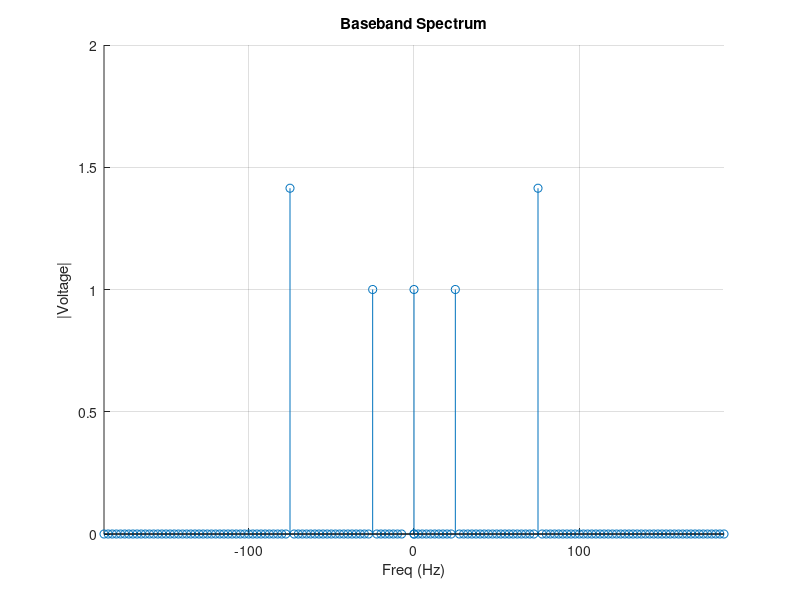
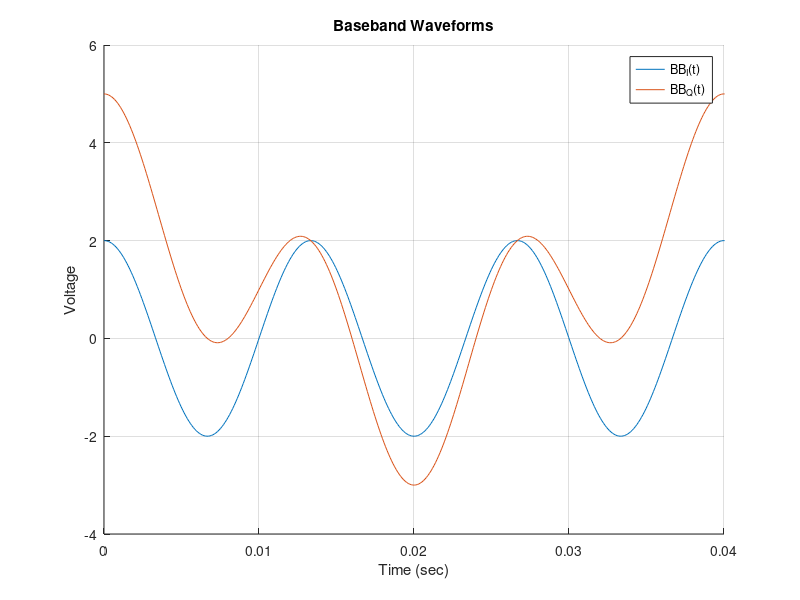
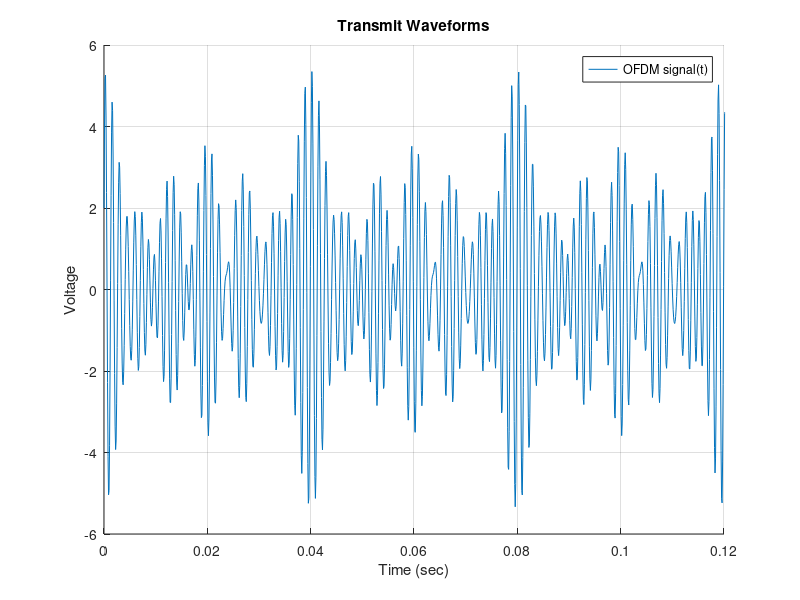
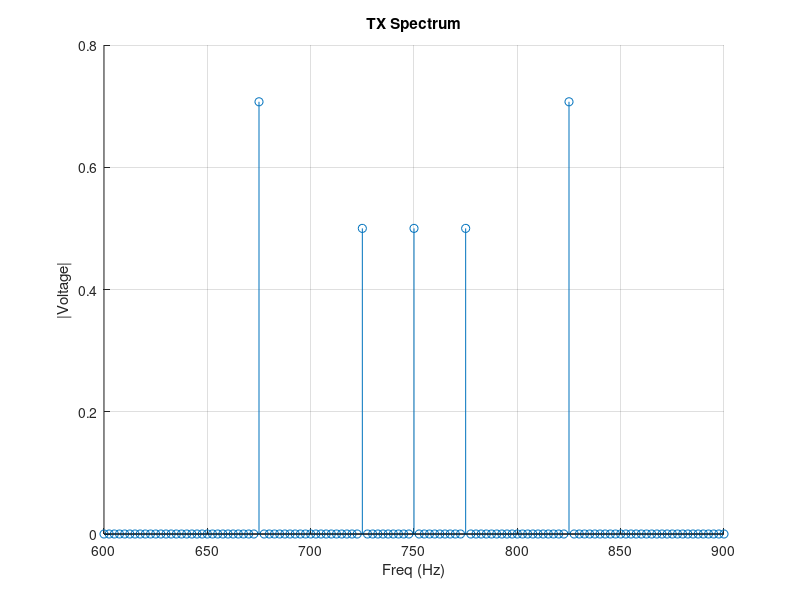

Source code (MATLAB) for these figures, in order:
% MatLab script to simulate AM with single frequency modulation 
mm=12;
N=2^mm;          % number of points in FFT/IFFT calculations
df = 2.5;        % frequency spacing of samples for FFT/IFFT
dt=1.0/(df*N);   % time spacing of samples for FFT/IFFT
fprintf('m=%d, N=%d, dt=%12g, df=%12g\n',mm,N,dt,df)
time=zeros(1,N,'double');   % array to hold time samples
freq=zeros(1,N,'double');   % array to hold frequency samples
for i = 1:N
    time(i)=dt*(i-1);   % populate the time samples at spacing dt
end;
for i =1:floor(N/2)
    freq(i)=df*(i-1);   % populate bottom half of freq samples at spacing df
end;
for i =2:floor(N/2)
    ii=N-i;
    freq(ii)=-df*(i+1); % populate top half of freq samples at spacing df
end;
no=2    %array index offset for negative frequency portion
TXsignal_time=complex(zeros(1,N,'double'));
BBsignal_spectrum=complex(zeros(1,N,'double'));
BBsignal_time=complex(zeros(1,N,'double'));
ICarrier_time=zeros(1,N,'double');
QCarrier_time=zeros(1,N,'double');
Carrier_omega=2.0*pi*300*df;
Ec=1.0;
for i = 1:N
    ICarrier_time(i)=Ec*cos(Carrier_omega*time(i));   % populate the time samples at spacing dt
    QCarrier_time(i)=Ec*sin(Carrier_omega*time(i));   % populate the time samples at spacing dt
end;

BBsignal_spectrum(1)=complex(0.0,1.0);
BBsignal_spectrum(11)=complex(0.0,1.0);
BBsignal_spectrum(21)=complex(0.0,0.0);
BBsignal_spectrum(31)=complex(1.0,1.0);
BBsignal_spectrum(N+no-11)=complex(0.0,1.0);
BBsignal_spectrum(N+no-21)=complex(0.0,0.0);
BBsignal_spectrum(N+no-31)=complex(1.0,1.0);

%BBsignal_spectrum(1)=complex(-7.0,3.0);
% BBsignal_spectrum(11)=complex(3.0,1.0);
% BBsignal_spectrum(21)=complex(1.0,3.0);
% BBsignal_spectrum(31)=complex(1.0,3.0);
% BBsignal_spectrum(41)=complex(7.0,3.0);
% BBsignal_spectrum(N+no-11)=complex(3.0,1.0);
% BBsignal_spectrum(N+no-21)=complex(1.0,3.0);
% BBsignal_spectrum(N+no-31)=complex(1.0,3.0);
% BBsignal_spectrum(N+no-41)=complex(7.0,3.0);


% mod_ampl=1.0
% mod_phase=0.0*(2.0*pi);
% rrr=mod_ampl*cos(mod_phase);
% iii=mod_ampl*sin(mod_phase);
% BBsignal_spectrum(31)=complex(rrr,iii);
% BBsignal_spectrum(N+no-31)=complex(rrr,-iii);
% BBsignal_spectrum(1)=complex(4.0,0.0);

f0=freq(11);
T0=1.0/f0;
BBsignal_time=ifft(BBsignal_spectrum)*N;
for i = 1:N
    BBsignal_re(i)=real(BBsignal_time(i));
    BBsignal_im(i)=imag(BBsignal_time(i));
 end;
for i = 1:N
    ITXsignal(i)=ICarrier_time(i)*BBsignal_re(i);  
    QTXsignal(i)=QCarrier_time(i)*BBsignal_im(i); 
    TXsignal_tot(i)=ITXsignal(i)+QTXsignal(i);   
    TXsignal_tot_re(i)=real(TXsignal_tot(i));
    TXsignal_tot_im(i)=imag(TXsignal_tot(i));
end;

TXsignal_spectrum=fft(TXsignal_tot)/N;

figure(1);
hold on;
grid on;
title 'Baseband Spectrum'
xlabel('Freq (Hz)')
xlim([-75*df, 75*df]) 
ylabel('|Voltage|')
%ylim([0, 100]) 
stem(freq,abs(BBsignal_spectrum))
hold off;
%
figure(2);
hold on;
grid on;
title 'Baseband Waveforms'
xlabel('Time (sec)')
xlim([0, T0]);
ylabel('Voltage')
% plot AM signal and the modulation
plot(time,BBsignal_re)
plot(time, BBsignal_im)
legend('BB_I(t)','BB_Q(t)','Location','best' )
hold off;

figure(3);
hold on;
grid on;
title 'Transmit Waveforms'
xlabel('Time (sec)')
xlim([0, 3*T0]);
ylabel('Voltage')
% plot AM signal and the modulation
plot(time,TXsignal_tot_re)
%plot(time, TXsignal_tot_im)
legend('OFDM signal(t)','Location','best' )
hold off;
%
figure(4);
hold on;
grid on;
title 'TX Spectrum'
xlabel('Freq (Hz)')
xlim([600,900]) 
ylabel('|Voltage|')
%ylim([0, 100]) 
stem(freq,abs(TXsignal_spectrum))
hold off;
